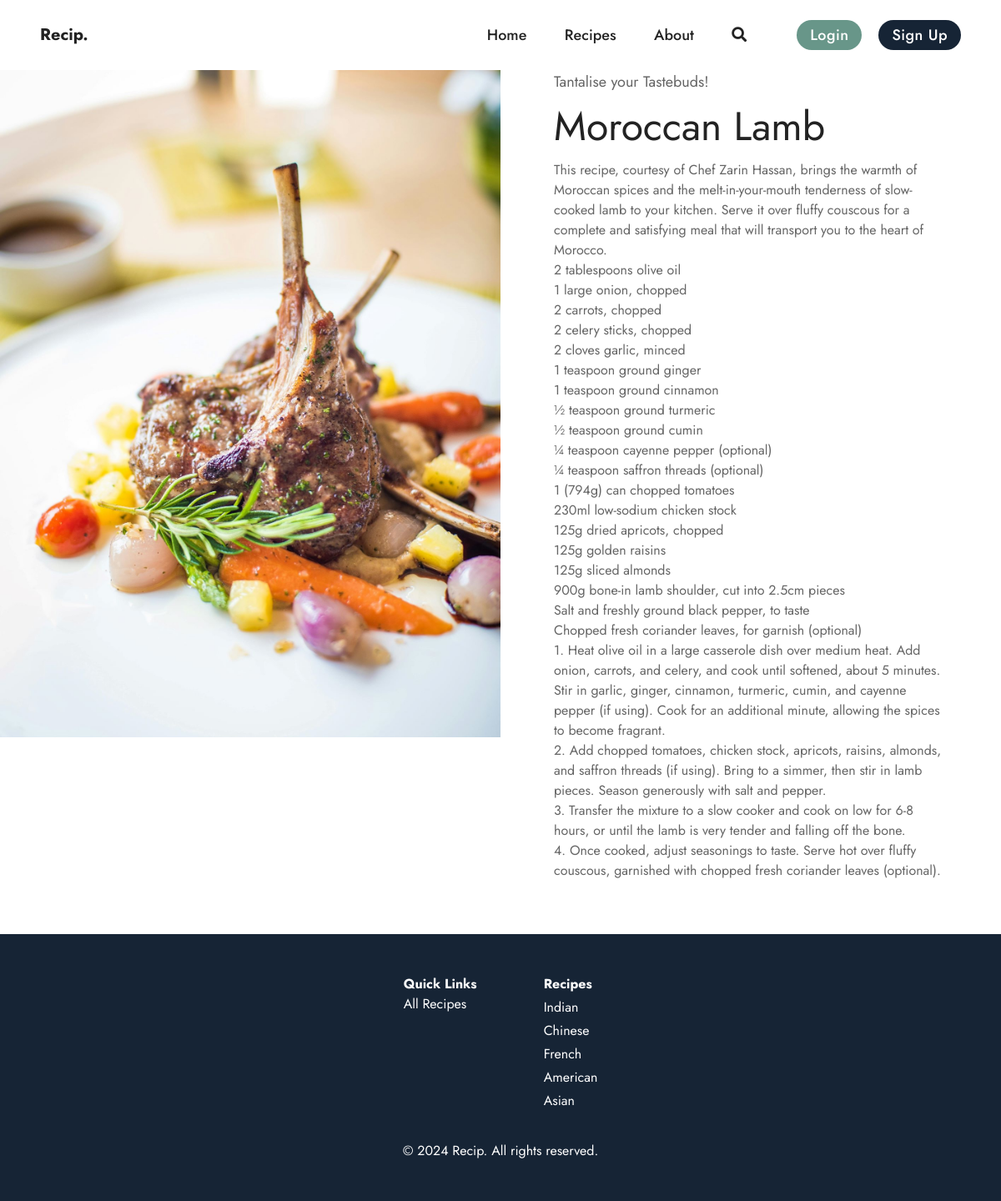
Page /recipe/1/ on the committed database.
### recipes/models.py (models this page shows, shortened)
class Recipe(models.Model):
    ASIAN = 'asian'
    AMERICAN = 'american'
    MEXICAN = 'mexican'
    ITALIAN = 'italian'
    FRENCH = 'french'
    EGYPTIAN = 'egyptian'
    MORROCAN = 'morrocan'
    INDIAN = 'indian'
    CHINESE = 'chinese'
    JAPANESE = 'japanese'
    OTHER = 'other'
    CATEGORY_CHOICES = [
        (ASIAN, 'asian'),
        (AMERICAN, 'american'),
        (MEXICAN, 'mexican'),
        (ITALIAN, 'italian'),
        (FRENCH, 'french'),
        (EGYPTIAN, 'egyptian'),
        (MORROCAN, 'morrocan'),
        (INDIAN, 'indian'),
        (CHINESE, 'chinese'),
        (JAPANESE, 'japanese'),
        (OTHER, 'other')
    ]
    title = models.CharField(max_length=100, default='Enter the name of your dish...')
    description = models.TextField()
    image = models.ImageField(upload_to='recipe_images', default='recipe_images/default.jpg')
    ingredients = RichTextField(default='Write your ingredients here...')
    instructions = RichTextField(default='Write your instructions here...')
    category = models.CharField(max_length=30, default=OTHER, choices=CATEGORY_CHOICES)
    total_cook_time = models.IntegerField(default=0)
    author = models.ForeignKey(User, on_delete=models.PROTECT, related_name='recipes')
    created_at = models.DateTimeField(auto_now_add=True)
    updated_at = models.DateTimeField(auto_now=True)

### recipes/views.py (the view)
# urls.py: path('recipe/<int:pk>/', RecipeDetailView.as_view(), name="recipe_detail"),
class RecipeDetailView(DetailView):
    model = Recipe
    context_object_name = 'recipe'
    template_name = 'recipes/recipe_detail.html'

### recipes/templates/recipes/recipe_detail.html (shortened to what this page needs)
{% extends 'base.html' %}
{% block content %}
<div class='flex'>
    <img src="{{recipe.image.url}}"
    alt="{{recipe.title}}" class="flex object-cover w-1/2 h-screen sticky top-0">
    <div class='px-16 pb-16 w-1/2'>
        <p class='text-lg mb-4'>Tantalise your Tastebuds!</p>
        <h2 class='text-5xl mb-4'>{{ recipe.title }}</h2>
        <p>{{ recipe.description|safe }}</p>
		<p>{{ recipe.ingredients|safe }}</p>
		<p>{{ recipe.instructions|safe }}</p>
    </div>
</div>
{% endblock %}

### static/css/styles.css (style rules this page uses)
:root { --primary-color: #162435; --accent-color: #689689; --misc-one: #f06543; --misc-two: #f09d51; --font-title: #222222; --font-body: #656565; }
body { margin: 0; padding: 0; }
h1, h2 { font-family: "Georgia", serif; }
h2, h3, p, a { font-family: "Jost", sans-serif; }
h2 { font-size: 2rem; color: var(--font-title); }
p { font-size: 1rem; color: var(--font-body); }

### rows in the picture
Recipe: image (picture), title "Moroccan Lamb", description "This recipe, courtesy of Chef Zarin Hassan, brings the warmth of Moroccan spices and the melt-in-your-mouth tenderness of slow-cooked lamb to your kitchen. Serve it over fluffy couscous for a complete and satisfying meal that will transport you to the heart of Morocco.", ingredients "2 tablespoons olive oil 1 large onion, chopped 2 carrots, chopped 2 celery sticks, chopped 2 cloves garlic, minced 1 teaspoon ground ginger 1 teaspoon ground cinnamon ½ teaspoon ground turmeric ½ teaspoon ground cumin ¼ teaspoon cayenne pepper (optional) ¼ teaspoon saffron threads (optional) 1 (794g) can chopped tomatoes 230ml low-sodium chicken stock 125g dried apricots, chopped 125g golden raisins 125g sliced almonds 900g bone-in lamb shoulder, cut into 2.5cm pieces Salt and freshly ground black pepper, to taste Chopped fresh coriander leaves, for garnish (optional)", instructions "1. Heat olive oil in a large casserole dish over medium heat. Add onion, carrots, and celery, and cook until softened, about 5 minutes. Stir in garlic, ginger, cinnamon, turmeric, cumin, and cayenne pepper (if using). Cook for an additional minute, allowing the spices to become fragrant. 2. Add chopped tomatoes, chicken stock, apricots, raisins, almonds, and saffron threads (if using). Bring to a simmer, then stir in lamb pieces. Season generously with salt and pepper. 3. Transfer the mixture to a slow cooker and cook on low for 6-8 hours, or until the lamb is very tender and falling off the bone. 4. Once cooked, adjust seasonings to taste. Serve hot over fluffy couscous, garnished with…"
